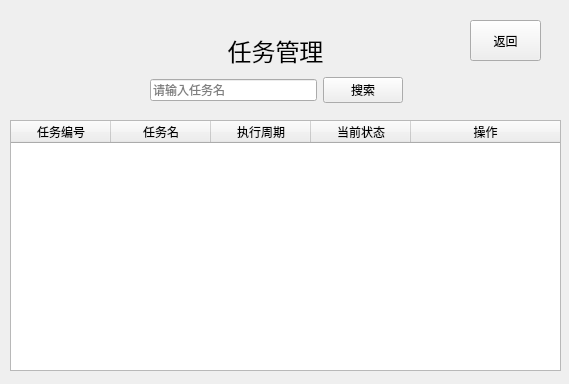
<?xml version="1.0" encoding="UTF-8"?>
<ui version="4.0">
 <class>taskEmp</class>
 <widget class="QWidget" name="taskEmp">
  <property name="geometry">
   <rect>
    <x>0</x>
    <y>0</y>
    <width>569</width>
    <height>384</height>
   </rect>
  </property>
  <property name="windowTitle">
   <string>Form</string>
  </property>
  <widget class="QLabel" name="label">
   <property name="geometry">
    <rect>
     <x>220</x>
     <y>30</y>
     <width>111</width>
     <height>41</height>
    </rect>
   </property>
   <property name="text">
    <string>&lt;html&gt;&lt;head/&gt;&lt;body&gt;&lt;p&gt;&lt;span style=&quot; font-size:18pt;&quot;&gt;任务管理&lt;/span&gt;&lt;/p&gt;&lt;/body&gt;&lt;/html&gt;</string>
   </property>
   <property name="alignment">
    <set>Qt::AlignCenter</set>
   </property>
  </widget>
  <widget class="QPushButton" name="pushButton">
   <property name="geometry">
    <rect>
     <x>470</x>
     <y>20</y>
     <width>71</width>
     <height>41</height>
    </rect>
   </property>
   <property name="text">
    <string>返回</string>
   </property>
  </widget>
  <widget class="QWidget" name="widget" native="true">
   <property name="geometry">
    <rect>
     <x>150</x>
     <y>70</y>
     <width>253</width>
     <height>41</height>
    </rect>
   </property>
   <layout class="QHBoxLayout" name="horizontalLayout">
    <item>
     <widget class="QLineEdit" name="taskNameLi">
      <property name="placeholderText">
       <string>请输入任务名</string>
      </property>
     </widget>
    </item>
    <item>
     <widget class="QPushButton" name="pushButton_2">
      <property name="text">
       <string>搜索</string>
      </property>
     </widget>
    </item>
   </layout>
  </widget>
  <widget class="QTableWidget" name="taskList">
   <property name="geometry">
    <rect>
     <x>10</x>
     <y>120</y>
     <width>551</width>
     <height>251</height>
    </rect>
   </property>
   <property name="sizeAdjustPolicy">
    <enum>QAbstractScrollArea::AdjustToContents</enum>
   </property>
   <attribute name="horizontalHeaderStretchLastSection">
    <bool>true</bool>
   </attribute>
   <column>
    <property name="text">
     <string>任务编号</string>
    </property>
   </column>
   <column>
    <property name="text">
     <string>任务名</string>
    </property>
   </column>
   <column>
    <property name="text">
     <string>执行周期</string>
    </property>
   </column>
   <column>
    <property name="text">
     <string>当前状态</string>
    </property>
   </column>
   <column>
    <property name="text">
     <string>操作</string>
    </property>
   </column>
  </widget>
 </widget>
 <resources/>
 <connections/>
</ui>
